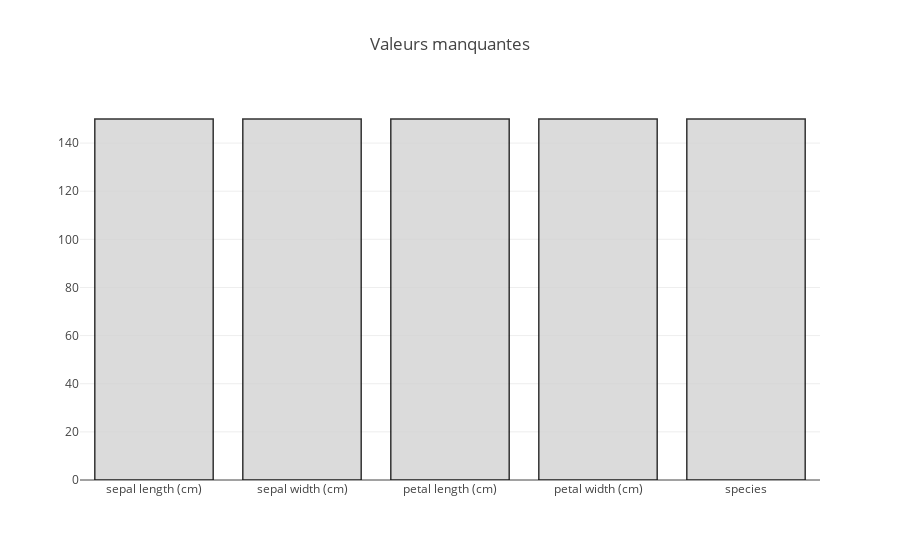

Notebook cell for this chart:
### Markdown cell above
## Valeurs manquantes

### Code cell
null_feat = pd.DataFrame(len(data['species']) - data.isnull().sum(), columns = ['Count'])

trace = go.Bar(x = null_feat.index, y = null_feat['Count'] ,opacity = 0.8, marker=dict(color = 'lightgrey',
        line=dict(color='#000000',width=1.5)))

layout = dict(title =  "Valeurs manquantes")
                    
fig = dict(data = [trace], layout=layout)
py.iplot(fig)

### Figure 1 — Plotly figure (JSON) as saved in the notebook; plotly's stock layout.template omitted (floating-point values rounded to 4 significant figures)
{"data": [{"marker": {"color": "lightgrey", "line": {"color": "#000000", "width": 1.5}}, "opacity": 0.8, "type": "bar", "uid": "2499aed6-af3e-44ac-855f-74cc3deffc34", "x": ["sepal length (cm)", "sepal width (cm)", "petal length (cm)", "petal width (cm)", "species"], "y": [150, 150, 150, 150, 150]}], "layout": {"title": {"text": "Valeurs manquantes"}}}
